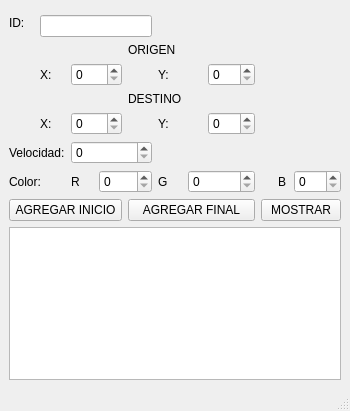
<?xml version="1.0" encoding="UTF-8"?>
<ui version="4.0">
 <class>MainWindow</class>
 <widget class="QMainWindow" name="MainWindow">
  <property name="geometry">
   <rect>
    <x>0</x>
    <y>0</y>
    <width>287</width>
    <height>411</height>
   </rect>
  </property>
  <property name="windowTitle">
   <string>Particulas</string>
  </property>
  <widget class="QWidget" name="centralwidget">
   <layout class="QGridLayout" name="gridLayout">
    <item row="3" column="7">
     <widget class="QSpinBox" name="origenY_spinBox">
      <property name="maximum">
       <number>500</number>
      </property>
     </widget>
    </item>
    <item row="9" column="0" colspan="11">
     <widget class="QPlainTextEdit" name="salida"/>
    </item>
    <item row="5" column="1">
     <widget class="QLabel" name="label_8">
      <property name="text">
       <string>X:</string>
      </property>
     </widget>
    </item>
    <item row="6" column="2" colspan="3">
     <widget class="QSpinBox" name="velocidad_spinBox">
      <property name="maximum">
       <number>100</number>
      </property>
     </widget>
    </item>
    <item row="0" column="0" rowspan="2" colspan="2">
     <widget class="QLabel" name="label">
      <property name="text">
       <string>ID:</string>
      </property>
     </widget>
    </item>
    <item row="8" column="4" colspan="4">
     <widget class="QPushButton" name="Final_pushButton">
      <property name="text">
       <string>AGREGAR FINAL</string>
      </property>
     </widget>
    </item>
    <item row="7" column="0" colspan="2">
     <widget class="QLabel" name="label_5">
      <property name="text">
       <string>Color:</string>
      </property>
     </widget>
    </item>
    <item row="3" column="1">
     <widget class="QLabel" name="label_6">
      <property name="text">
       <string>X:</string>
      </property>
     </widget>
    </item>
    <item row="7" column="5">
     <widget class="QLabel" name="label_11">
      <property name="text">
       <string>G</string>
      </property>
     </widget>
    </item>
    <item row="8" column="8" colspan="3">
     <widget class="QPushButton" name="pushButton_2">
      <property name="text">
       <string>MOSTRAR</string>
      </property>
     </widget>
    </item>
    <item row="3" column="2" colspan="2">
     <widget class="QSpinBox" name="origenX_spinBox">
      <property name="maximum">
       <number>500</number>
      </property>
     </widget>
    </item>
    <item row="1" column="1" colspan="4">
     <widget class="QLineEdit" name="ID_lineEdit"/>
    </item>
    <item row="8" column="0" colspan="4">
     <widget class="QPushButton" name="Inicio_pushButton">
      <property name="text">
       <string>AGREGAR INICIO</string>
      </property>
     </widget>
    </item>
    <item row="6" column="0" colspan="2">
     <widget class="QLabel" name="label_4">
      <property name="text">
       <string>Velocidad:</string>
      </property>
     </widget>
    </item>
    <item row="7" column="10">
     <widget class="QSpinBox" name="B_spinBox">
      <property name="maximum">
       <number>255</number>
      </property>
     </widget>
    </item>
    <item row="4" column="4" colspan="2">
     <widget class="QLabel" name="label_3">
      <property name="text">
       <string>DESTINO</string>
      </property>
     </widget>
    </item>
    <item row="2" column="4" colspan="2">
     <widget class="QLabel" name="label_2">
      <property name="text">
       <string>ORIGEN</string>
      </property>
     </widget>
    </item>
    <item row="7" column="9">
     <widget class="QLabel" name="label_12">
      <property name="text">
       <string>B</string>
      </property>
     </widget>
    </item>
    <item row="5" column="2" colspan="2">
     <widget class="QSpinBox" name="destinoX_spinBox">
      <property name="maximum">
       <number>500</number>
      </property>
     </widget>
    </item>
    <item row="3" column="5" colspan="2">
     <widget class="QLabel" name="label_7">
      <property name="text">
       <string>Y:</string>
      </property>
     </widget>
    </item>
    <item row="5" column="7">
     <widget class="QSpinBox" name="destinoY_spinBox">
      <property name="maximum">
       <number>500</number>
      </property>
     </widget>
    </item>
    <item row="5" column="5" colspan="2">
     <widget class="QLabel" name="label_9">
      <property name="text">
       <string>Y:</string>
      </property>
     </widget>
    </item>
    <item row="7" column="2">
     <widget class="QLabel" name="label_10">
      <property name="text">
       <string>R</string>
      </property>
     </widget>
    </item>
    <item row="7" column="6" colspan="2">
     <widget class="QSpinBox" name="G_spinBox">
      <property name="maximum">
       <number>255</number>
      </property>
     </widget>
    </item>
    <item row="7" column="3" colspan="2">
     <widget class="QSpinBox" name="R_spinBox">
      <property name="maximum">
       <number>255</number>
      </property>
     </widget>
    </item>
   </layout>
  </widget>
  <widget class="QMenuBar" name="menubar">
   <property name="geometry">
    <rect>
     <x>0</x>
     <y>0</y>
     <width>287</width>
     <height>21</height>
    </rect>
   </property>
  </widget>
  <widget class="QStatusBar" name="statusbar"/>
 </widget>
 <resources/>
 <connections/>
</ui>
